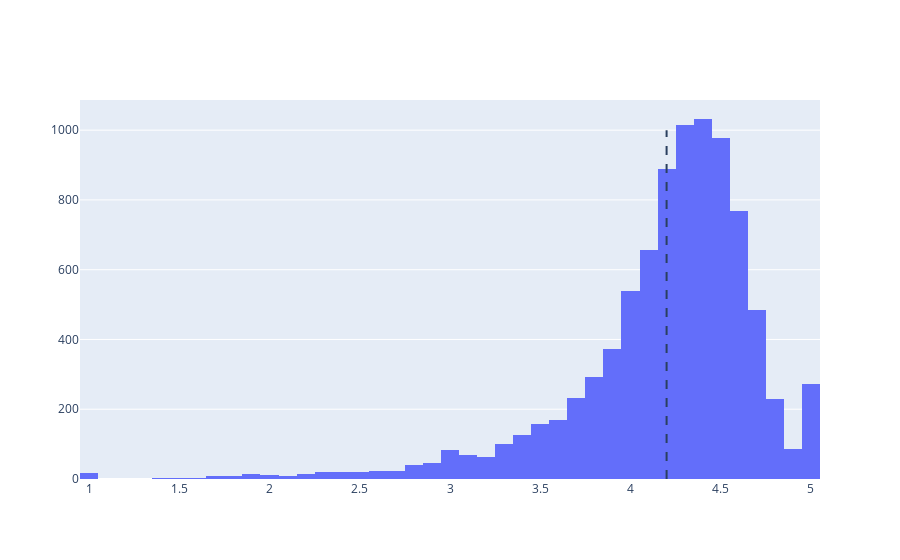

Notebook code cell kept with this figure:
### Markdown cell above
# Calcuating average app ratings

### Code cell
avg_app_rating = apps['Rating'].mean().round(1)
print('Average app rating = ', avg_app_rating)

#Number of NaN values that will be excluded
nan_ratings = apps['Rating'].isna().sum()
print('Number of apps with NaN ratings = ', nan_ratings)

#Plotly distribution of app ratings
rating_data = [go.Histogram(
        x = apps['Rating']
)]

#Vertical dashed line making mean rating
layout = {'shapes': [{
              'type' :'line',
              'x0': avg_app_rating,
              'y0': 0,
              'x1': avg_app_rating,
              'y1': 1000,
              'line': { 'dash': 'dash'}
          }]
          }
plotly.offline.iplot({'data': rating_data, 'layout': layout})

### Figure 1 — Plotly figure (JSON) as saved in the notebook; plotly's stock layout.template omitted (floating-point values rounded to 4 significant figures; data arrays with more than 128 entries replaced by an {"elided": "..."} marker saying what was removed)
{"data": [{"type": "histogram", "x": {"elided": "10358 float values"}}], "layout": {"autosize": true, "shapes": [{"line": {"dash": "dash"}, "type": "line", "x0": 4.2, "x1": 4.2, "y0": 0, "y1": 1000}], "xaxis": {"autorange": true, "range": [0.95, 5.05], "type": "linear"}, "yaxis": {"autorange": true, "range": [-6.071, 1087.0]}}}
